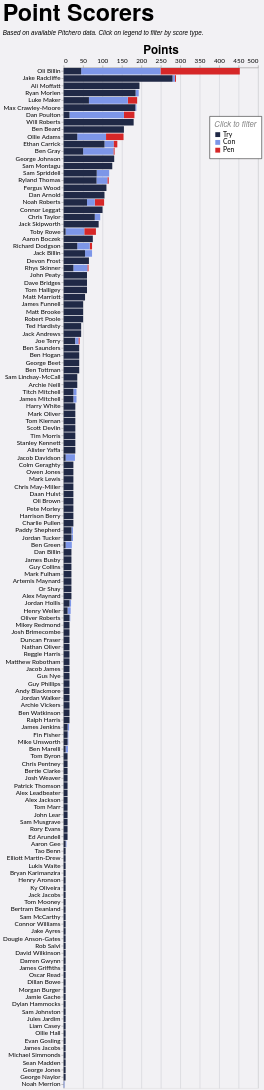

Write the Vega-Lite specification saved for this chart.
### Vega-Lite specification from a JSON file in a GitHub repository (floating-point values rounded to 4 significant figures; data arrays with more than 128 entries replaced by an {"elided": "..."} marker saying what was removed)
{"config": {"axis": {"labelFont": "Lato, sans-serif", "titleFont": "PT Sans Narrow, Helvetica Neue, Helvetica, Arial, sans-serif", "labelFontSize": 13, "titleFontSize": 24, "gridColor": "#202947", "gridOpacity": 0.2}, "header": {"labelFont": "PT Sans Narrow, Helvetica Neue, Helvetica, Arial, sans-serif", "titleFont": "PT Sans Narrow, Helvetica Neue, Helvetica, Arial, sans-serif", "labelFontSize": 24, "titleFontSize": 28, "labelFontWeight": "bold", "orient": "left"}, "legend": {"labelFont": "Lato, sans-serif", "titleFont": "PT Sans Narrow, Helvetica Neue, Helvetica, Arial, sans-serif", "labelFontSize": 14, "titleFontSize": 16, "titlePadding": 5, "fillColor": "white", "strokeColor": "black", "padding": 10, "titleFontWeight": "lighter", "titleFontStyle": "italic", "titleColor": "gray", "offset": 10}, "title": {"font": "PT Sans Narrow, Helvetica Neue, Helvetica, Arial, sans-serif", "fontSize": 48, "fontWeight": "bold", "anchor": "start", "align": "center", "titlePadding": 20, "subtitlePadding": 10, "subtitleFontSize": 13, "subtitleColor": "", "subtitleFontStyle": "italic", "offset": 15, "color": "black"}, "axisX": {"labelAngle": 0}, "facet": {"title": null, "header": null, "align": {"row": "each", "column": "each"}}, "resolve": {"scale": {"y": "independent", "facet": "independent"}}, "background": "#f2f1f4"}, "data": {"name": "data-a8f1ec2c4dc6020ba766466eb5c7279e"}, "mark": {"type": "bar"}, "encoding": {"color": {"field": "event", "legend": {"legendX": 300, "legendY": 100, "orient": "none", "title": "Click to filter"}, "scale": {"domain": ["Try", "Con", "Pen"], "range": ["#202946", "#7d96e8", "#d62728"]}, "type": "nominal"}, "order": {"field": "event_sort", "sort": "ascending", "type": "quantitative"}, "tooltip": [{"field": "player", "title": "Player", "type": "nominal"}, {"field": "event", "title": "Type", "type": "nominal"}, {"aggregate": "sum", "field": "count", "title": "Count", "type": "quantitative"}, {"aggregate": "sum", "field": "Points", "title": "Points", "type": "quantitative"}, {"aggregate": "sum", "field": "A", "title": "Games", "type": "quantitative"}], "x": {"aggregate": "sum", "axis": {"orient": "top", "title": "Points"}, "field": "Points", "type": "quantitative"}, "y": {"field": "player", "sort": "-x", "title": null, "type": "nominal"}}, "height": {"step": 15}, "params": [{"name": "param_1", "select": {"type": "point", "fields": ["event"]}, "bind": "legend"}], "title": {"text": "Point Scorers", "subtitle": "Based on available Pitchero data. Click on legend to filter by score type."}, "transform": [{"filter": {"param": "param_1"}}, {"calculate": "datum.event == 'Try' ? 1 : datum.event == 'Con' ? 2 : datum.event == 'Pen' ? 3 : 4", "as": "event_sort"}], "width": 400, "$schema": "https://vega.github.io/schema/vega-lite/v5.20.1.json", "datasets": {"data-a8f1ec2c4dc6020ba766466eb5c7279e": {"elided": "438 records"}}}
